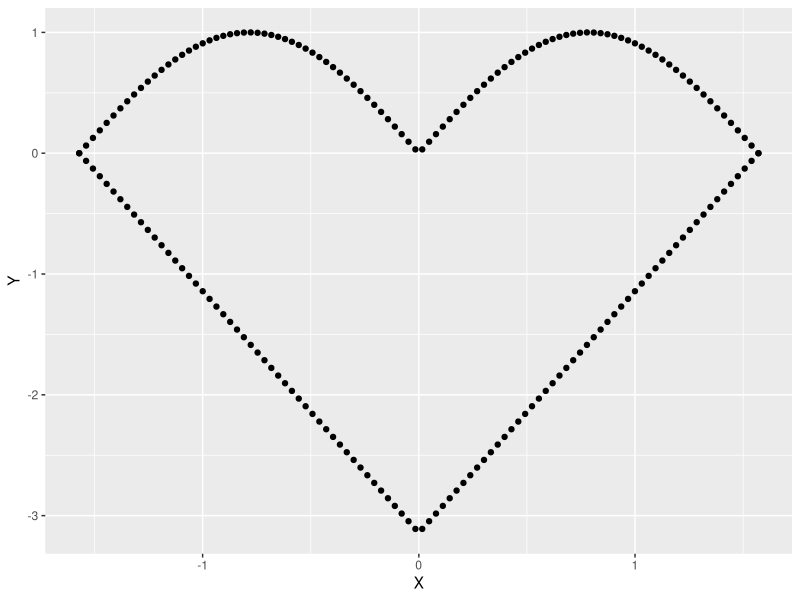
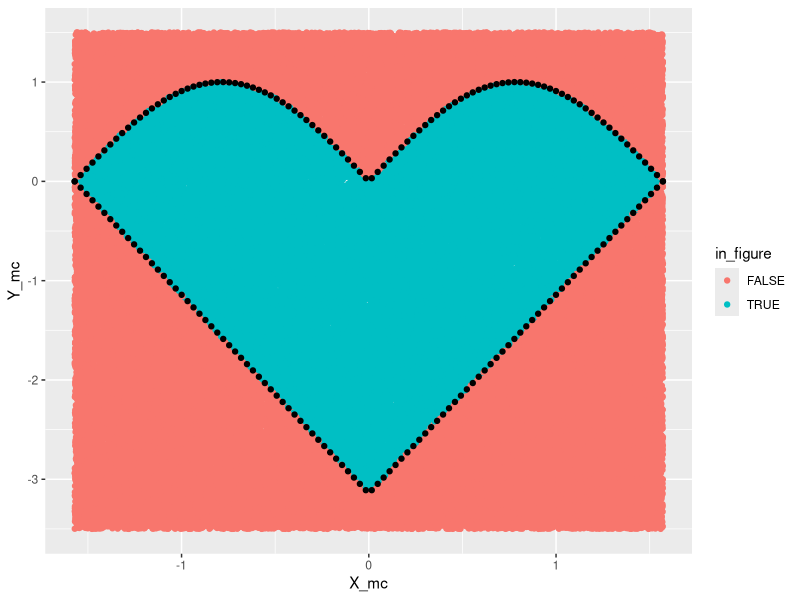

Write the R code that produced these figures, in order.
## ---- chunk 1
library(ggplot2)
## ---- chunk 2
x_min <- -pi/2
x_max <- pi/2
y_min <- -3.5
y_max <- 1.5
## ---- chunk 3
X <- seq(from=x_min, to=x_max, length.out=100)
Y <- 2*abs(X) - pi
Y <- c(Y, abs(sin(2*X)))
X <- c(X, X)
qplot(X, Y)
## ---- chunk 4
n_points <- 100000
X_mc <- runif(n_points, x_min, x_max)
Y_mc <- runif(n_points, y_min, y_max)
## ---- chunk 5
in_figure <- (Y_mc < abs(sin(2*X_mc))) & (Y_mc > (2*abs(X_mc) - pi))
proportion <- sum(in_figure) / n_points
area <- proportion * (x_max - x_min) * (y_max - y_min)
area
## ---- chunk 6
ggplot() + geom_point(aes(X_mc, Y_mc, colour=in_figure)) + geom_point(aes(X, Y))
